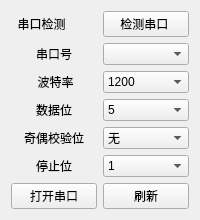
                <widget class="QWidget" name="serial_set_tab_2">
                 <attribute name="title">
                  <string>串口2设置</string>
                 </attribute>
                 <layout class="QGridLayout" name="gridLayout_2">
                  <item row="1" column="1">
                   <layout class="QVBoxLayout" name="verticalLayout_12">
                    <item>
                     <widget class="QComboBox" name="Serial_2_comboBox">
                      <property name="sizePolicy">
                       <sizepolicy hsizetype="Preferred" vsizetype="Fixed">
                        <horstretch>0</horstretch>
                        <verstretch>0</verstretch>
                       </sizepolicy>
                      </property>
                     </widget>
                    </item>
                    <item>
                     <widget class="QComboBox" name="BaudRate_2_comboBox">
                      <property name="sizePolicy">
                       <sizepolicy hsizetype="Preferred" vsizetype="Fixed">
                        <horstretch>0</horstretch>
                        <verstretch>0</verstretch>
                       </sizepolicy>
                      </property>
                      <item>
                       <property name="text">
                        <string>1200</string>
                       </property>
                      </item>
                      <item>
                       <property name="text">
                        <string>2400</string>
                       </property>
                      </item>
                      <item>
                       <property name="text">
                        <string>4800</string>
                       </property>
                      </item>
                      <item>
                       <property name="text">
                        <string>9600</string>
                       </property>
                      </item>
                      <item>
                       <property name="text">
                        <string>14400</string>
                       </property>
                      </item>
                      <item>
                       <property name="text">
                        <string>19200</string>
                       </property>
                      </item>
                      <item>
                       <property name="text">
                        <string>38400</string>
                       </property>
                      </item>
                      <item>
                       <property name="text">
                        <string>57600</string>
                       </property>
                      </item>
                      <item>
                       <property name="text">
                        <string>115200</string>
                       </property>
                      </item>
                     </widget>
                    </item>
                    <item>
                     <widget class="QComboBox" name="DataBits_2_comboBox">
                      <property name="sizePolicy">
                       <sizepolicy hsizetype="Preferred" vsizetype="Fixed">
                        <horstretch>0</horstretch>
                        <verstretch>0</verstretch>
                       </sizepolicy>
                      </property>
                      <item>
                       <property name="text">
                        <string>5</string>
                       </property>
                      </item>
                      <item>
                       <property name="text">
                        <string>6</string>
                       </property>
                      </item>
                      <item>
                       <property name="text">
                        <string>7</string>
                       </property>
                      </item>
                      <item>
                       <property name="text">
                        <string>8</string>
                       </property>
                      </item>
                     </widget>
                    </item>
                    <item>
                     <widget class="QComboBox" name="StopBits_2_comboBox_2">
                      <property name="sizePolicy">
                       <sizepolicy hsizetype="Preferred" vsizetype="Fixed">
                        <horstretch>0</horstretch>
                        <verstretch>0</verstretch>
                       </sizepolicy>
                      </property>
                      <item>
                       <property name="text">
                        <string>无</string>
                       </property>
                      </item>
                      <item>
                       <property name="text">
                        <string>奇校验</string>
                       </property>
                      </item>
                      <item>
                       <property name="text">
                        <string>偶校验</string>
                       </property>
                      </item>
                     </widget>
                    </item>
                    <item>
                     <widget class="QComboBox" name="StopBits_2_comboBox">
                      <property name="sizePolicy">
                       <sizepolicy hsizetype="Preferred" vsizetype="Fixed">
                        <horstretch>0</horstretch>
                        <verstretch>0</verstretch>
                       </sizepolicy>
                      </property>
                      <item>
                       <property name="text">
                        <string>1</string>
                       </property>
                      </item>
                      <item>
                       <property name="text">
                        <string>1.5</string>
                       </property>
                      </item>
                      <item>
                       <property name="text">
                        <string>2</string>
                       </property>
                      </item>
                     </widget>
                    </item>
                   </layout>
                  </item>
                  <item row="1" column="0">
                   <layout class="QVBoxLayout" name="verticalLayout_11">
                    <item>
                     <widget class="QLabel" name="label_17">
                      <property name="text">
                       <string>串口号</string>
                      </property>
                      <property name="alignment">
                       <set>Qt::AlignCenter</set>
                      </property>
                     </widget>
                    </item>
                    <item>
                     <widget class="QLabel" name="label_18">
                      <property name="text">
                       <string> 波特率</string>
                      </property>
                      <property name="alignment">
                       <set>Qt::AlignCenter</set>
                      </property>
                     </widget>
                    </item>
                    <item>
                     <widget class="QLabel" name="label_19">
                      <property name="text">
                       <string>数据位</string>
                      </property>
                      <property name="alignment">
                       <set>Qt::AlignCenter</set>
                      </property>
                     </widget>
                    </item>
                    <item>
                     <widget class="QLabel" name="label_20">
                      <property name="text">
                       <string>奇偶校验位</string>
                      </property>
                      <property name="alignment">
                       <set>Qt::AlignCenter</set>
                      </property>
                     </widget>
                    </item>
                    <item>
                     <widget class="QLabel" name="label_21">
                      <property name="text">
                       <string>停止位</string>
                      </property>
                      <property name="alignment">
                       <set>Qt::AlignCenter</set>
                      </property>
                     </widget>
                    </item>
                   </layout>
                  </item>
                  <item row="2" column="0" colspan="2">
                   <layout class="QHBoxLayout" name="horizontalLayout_6">
                    <item>
                     <widget class="QPushButton" name="open_serial_Btn_2">
                      <property name="text">
                       <string>打开串口</string>
                      </property>
                     </widget>
                    </item>
                    <item>
                     <widget class="QPushButton" name="refresh_Btn_2">
                      <property name="text">
                       <string>刷新</string>
                      </property>
                     </widget>
                    </item>
                   </layout>
                  </item>
                  <item row="0" column="0" colspan="2">
                   <layout class="QHBoxLayout" name="horizontalLayout_2">
                    <item>
                     <widget class="QLabel" name="label_3">
                      <property name="text">
                       <string>  串口检测</string>
                      </property>
                     </widget>
                    </item>
                    <item>
                     <widget class="QPushButton" name="check_serial_Btn_2">
                      <property name="text">
                       <string>检测串口 </string>
                      </property>
                     </widget>
                    </item>
                   </layout>
                  </item>
                 </layout>
                </widget>
